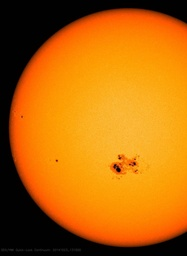
#> input picture examples/sun_example2.jpg, 187 x 256 px, shrunk from 747 x 1021 before the run, found by its file name
$ python detect_circles.py
#> lines starting #> are read from the running program, lines starting #| are printed output that depends on the picture; after the words box and inside, x2 and y2 are one past the last pixel; in counts of white or black regions, pixels touching at a corner belong together
#> further down, img is the input picture: shape (256, 187, 3); mean B, G, R 9, 104.7, 184.4
#!/usr/bin/env python3
# -*- coding: utf-8 -*-
"""
Created on Tue Dec  4 12:37:34 2018

@author: ingo
"""

import cv2
import numpy as np

def detect_circles(img, relative_radius_percent=20, gradient=10, threshold=40, minRadius=None, maxRadius=None, similar=None):
#> called with relative_radius_percent = 20, gradient = 10, threshold = 40
    try:
        height, width, channels = img.shape
#> height = 256; width = 187; channels = 3
    except AttributeError:
        return None

    radius = max([height, width]) / 2
#> radius = 128
    if minRadius == None:
        minRadius = int(radius * (100-relative_radius_percent)/100)
#> minRadius = 102
    if maxRadius == None:
        maxRadius = int(radius * (100+relative_radius_percent)/100)
#> maxRadius = 153

    gray = cv2.cvtColor(img, cv2.COLOR_BGR2GRAY)
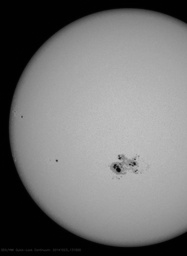
#> gray: shape (256, 187); min 0, max 193, mean 117.6

    circles = cv2.HoughCircles(gray, cv2.HOUGH_GRADIENT, 1, radius,
                  param1=gradient,
                  param2=threshold,
                  minRadius=minRadius,
                  maxRadius=maxRadius,
                  )
#> circles = [[126.5, 122.5, 114.8]]

    if similar is None:
        return circles
    else:
        best = {'i':None, 'dist':0, 'x':None, 'y':None, 'r':None}
        if circles is None:
            return best, None
        for n,circle in enumerate(circles):
            dist = min([similar.get('bestx')-circle[0][0],similar.get('besty')-circle[0][1]])
            if dist > best.get('dist'):
                best = {
                        'i':n,
                        'dist':dist,
                        'x':circle[0][0],
                        'y':circle[0][1],
                        'r':circle[0][2],
                        }
        return best, circles


if __name__ == "__main__":
    img = cv2.imread('/home/ingo/pytools/examples/sun_example2.jpg',cv2.IMREAD_COLOR)
    circles = detect_circles(img)
#> circles = [[126.5, 122.5, 114.8]]

    print(circles)
#| [[[126.5 122.5 114.8]]]
    circles = np.uint16(np.around(circles))
#> circles = [[126, 122, 115]]
    for i in circles[0,:]:
        cv2.circle(img,(i[0],i[1]),i[2],(0,255,0),2)
        cv2.circle(img,(i[0],i[1]),2,(0,0,255),3)
#> this loop made 1 pass
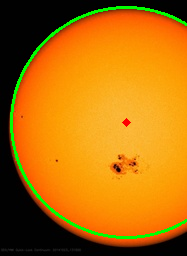
#> img: shape (256, 187, 3); 3.17% of pixels changed, all inside (x1, y1, x2, y2) = (10, 6, 187, 239)

    print("Press any key in the image window to continue")
    cv2.imshow('circles', img)
